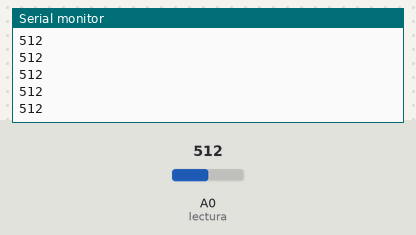
The sketch below on a simulated Arduino Uno, built with avr-gcc and run on an emulated ATmega328P. Parts: the last lines printed to the serial monitor. The test bench sets the inputs (shaded band); at power-on: A0 (lectura) = 512.

Above: at 1.2 s.
1.3 s: A0 (lectura) set to 716
At 1.43 s:
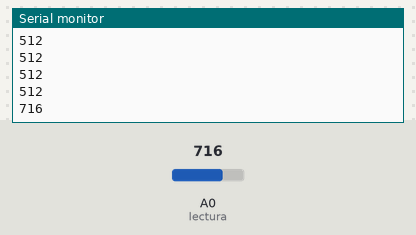
2.8 s: A0 (lectura) set to 900
At 2.8 s:
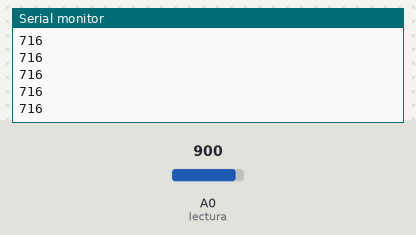
Timing chart, 0 to 5.8 s (numbered marks = the images above; inputs shaded):
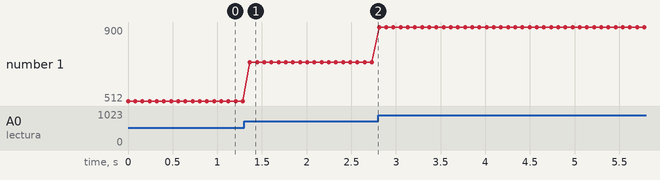

Measured:
- after the input at 1.3 s, the serial monitor: prints a new line after 0.07 s (image 1)
- plotted number 1: 512 → 716 after the input at 1.3 s, 716 → 900 after the input at 2.8 s

The sketch:

OCULOGRAMA.ino
```cpp
int lectura=A0;
int lecturaOjo=0;

void setup()
{
Serial.begin(9600);
pinMode(lectura,INPUT);

}

void loop()
{
 lecturaOjo=analogRead(lectura);
 Serial.println(lecturaOjo);
 delay(80);
}
```
